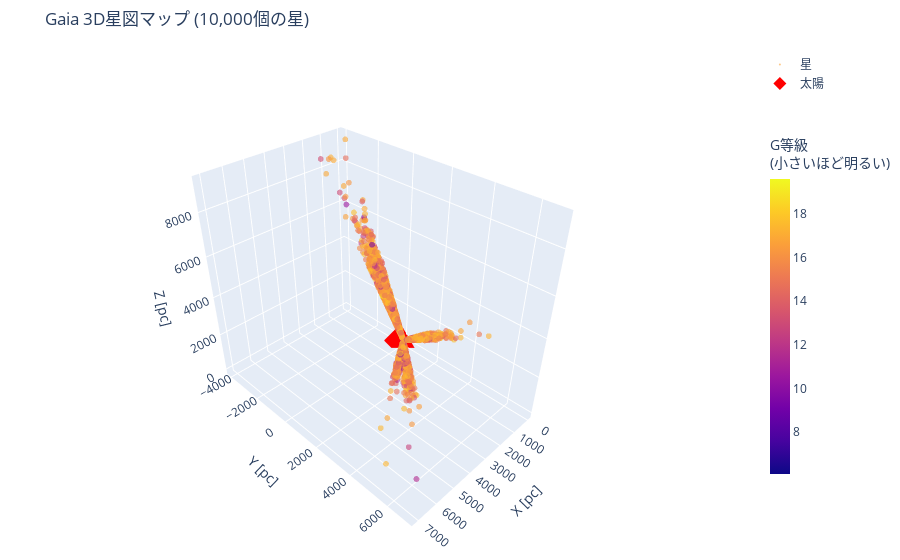

The cell this chart's notebook holds for it:
### Code cell
import pandas as pd
import numpy as np
import plotly.graph_objects as go

# --- 1. G等級の値を一時的に抽出 ---
# photometry 列から 'phot_g_mean_mag' の値を効率的に抽出します。
temp_photometry = pd.DataFrame(df_filtered['photometry'].tolist())
g_mag_series = temp_photometry['phot_g_mean_mag']

# 抽出したG等級を df_filtered に追加（プロットを容易にするため）
df_filtered['phot_g_mean_mag_clean'] = g_mag_series

# --- 2. サンプリングとクリーンアップ ---
# 距離やG等級が NaN のデータをここで除外してプロットエラーを防ぎます。
df_plot = df_filtered.dropna(subset=['x', 'y', 'z', 'phot_g_mean_mag_clean'])

sample_size = min(10000, len(df_plot))
df_sample = df_plot.sample(n=sample_size, random_state=42)

# --- 3. 距離を計算（ホバー表示用） ---
df_sample['distance'] = np.sqrt(
    df_sample['x']**2 + 
    df_sample['y']**2 + 
    df_sample['z']**2
)

# --- 4. ホバーテキストを作成 ---
hover_text = []
for idx, row in df_sample.iterrows():
    text = (
        f"ID: {row.get('source_id', 'N/A')}<br>"
        f"G等級: {row['phot_g_mean_mag_clean']:.2f}<br>"
        f"距離: {row['distance']:.2f} pc<br>"
        f"座標: ({row['x']:.2f}, {row['y']:.2f}, {row['z']:.2f})"
    )
    hover_text.append(text)

# --- 5. 星のトレースを作成 ---
trace_stars = go.Scatter3d(
    x=df_sample['x'],
    y=df_sample['y'],
    z=df_sample['z'],
    mode='markers',
    name='星',
    marker=dict(
        size=2,
        color=df_sample['phot_g_mean_mag_clean'],
        colorscale='Plasma',
        colorbar=dict(
            title='G等級<br>(小さいほど明るい)',
            thickness=20,
            len=0.7
        ),
        opacity=0.6,
        showscale=True
    ),
    text=hover_text,
    hoverinfo='text'
)

# --- 6. 太陽のトレースを作成 ---
trace_sun = go.Scatter3d(
    x=[0],
    y=[0],
    z=[0],
    mode='markers',
    name='太陽',
    marker=dict(
        size=10,
        color='red',
        symbol='diamond'
    ),
    text=['太陽 (0, 0, 0)'],
    hoverinfo='text'
)

# --- 7. レイアウトを設定 ---
layout = go.Layout(
    title=f'Gaia 3D星図マップ ({sample_size:,}個の星)',
    scene=dict(
        xaxis=dict(title='X [pc]'),
        yaxis=dict(title='Y [pc]'),
        zaxis=dict(title='Z [pc]'),
        camera=dict(
            eye=dict(x=1.5, y=1.5, z=1.5)
        )
    ),
    showlegend=True,
    hovermode='closest',
    margin=dict(l=0, r=0, t=50, b=0)
)

# --- 8. フィギュアを作成して表示 ---
fig = go.Figure(data=[trace_stars, trace_sun], layout=layout)

# Notebookで表示
fig.show()

# オプション: HTMLファイルとして保存したい場合
# fig.write_html("gaia_3d_map.html")

### Figure 1 — Plotly figure (JSON) as saved in the notebook; plotly's stock layout.template omitted (floating-point values rounded to 4 significant figures; data arrays with more than 128 entries replaced by an {"elided": "..."} marker saying what was removed)
{"data": [{"hoverinfo": "text", "marker": {"color": {"elided": "10000 float values"}, "colorbar": {"len": 0.7, "thickness": 20, "title": {"text": "G等級<br>(小さいほど明るい)"}}, "colorscale": [[0, "#0d0887"], [0.1111, "#46039f"], [0.2222, "#7201a8"], [0.3333, "#9c179e"], [0.4444, "#bd3786"], [0.5556, "#d8576b"], [0.6667, "#ed7953"], [0.7778, "#fb9f3a"], [0.8889, "#fdca26"], [1, "#f0f921"]], "opacity": 0.6, "showscale": true, "size": 2}, "mode": "markers", "name": "星", "text": {"elided": "10000 str values"}, "type": "scatter3d", "x": {"elided": "10000 float values"}, "y": {"elided": "10000 float values"}, "z": {"elided": "10000 float values"}}, {"hoverinfo": "text", "marker": {"color": "red", "size": 10, "symbol": "diamond"}, "mode": "markers", "name": "太陽", "text": ["太陽 (0, 0, 0)"], "type": "scatter3d", "x": [0], "y": [0], "z": [0]}], "layout": {"hovermode": "closest", "margin": {"b": 0, "l": 0, "r": 0, "t": 50}, "scene": {"camera": {"eye": {"x": 1.5, "y": 1.5, "z": 1.5}}, "xaxis": {"title": {"text": "X [pc]"}}, "yaxis": {"title": {"text": "Y [pc]"}}, "zaxis": {"title": {"text": "Z [pc]"}}}, "showlegend": true, "title": {"text": "Gaia 3D星図マップ (10,000個の星)"}}}
